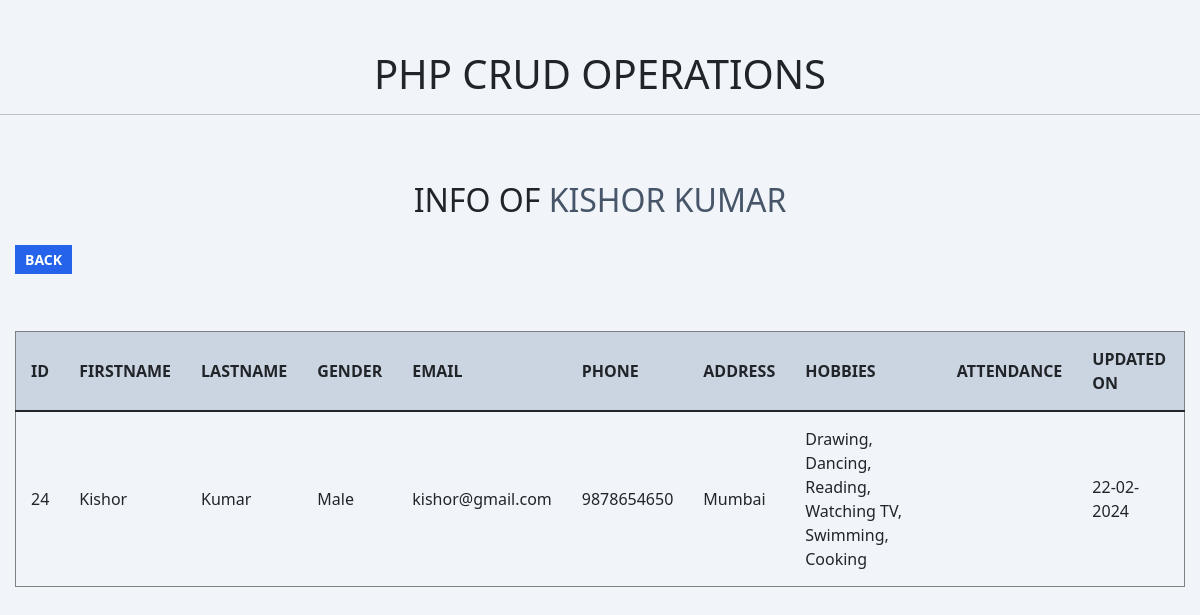
Screenshot of /read.php?id=24 with the database file from the repository.
### tables this page shows
CREATE TABLE `persons` (
  `id` int(5) NOT NULL,
  `fname` varchar(255) NOT NULL,
  `lname` varchar(255) NOT NULL,
  `gender` varchar(10) NOT NULL,
  `email` varchar(255) NOT NULL,
  `phone` varchar(20) NOT NULL,
  `address` varchar(1500) NOT NULL,
  `hobbies` varchar(1500) NOT NULL,
  `attendance` varchar(10) NOT NULL,
  `date` date NOT NULL DEFAULT current_timestamp()
);

### read.php (the view, shortened to what this page needs)
<?php include('./partials/header.php');
if(isset($_GET['id'])){
    $id = $_GET['id'];
}
$result = mysqli_query($conn,"SELECT * FROM persons WHERE id = '$id'");
$row = mysqli_fetch_assoc($result);
    ?>
<section class="read_single_record">
    <div class="container:fluid">
    <h2 class="text:center text:uppercase pt:50">Info of <?php echo "<span class='text:slate-600 text:uppercase'>". $row['fname'] ." ". $row['lname'] ."</span>" ?></h2>
    <div class="py:20">
        <a href="view.php" class="createBtn text-decoration:none weight:bold text:uppercase text:white bg:blue-600 py:5 px:10 size:14">Back</a>
    </div>
    <div class="table_wrapper display:flex justify-content:center py:40">
    <table class="ww:100" border="1" id="read_table">
        <thead>
            <tr class="bg:slate-300">
                <th class="p:15 text:uppercase">ID</th>
                <th class="p:15 text:uppercase">Firstname</th>
                <th class="p:15 text:uppercase">Lastname</th>
                <th class="p:15 text:uppercase">Gender</th>
                <th class="p:15 text:uppercase">Email</th>
                <th class="p:15 text:uppercase">Phone</th>
                <th class="p:15 text:uppercase">Address</th>
                <th class="p:15 text:uppercase">Hobbies</th>
                <th class="p:15 text:uppercase">Attendance</th>
                <th class="p:15 text:uppercase">Updated On</th>
            </tr>
        </thead>
        <tbody class="table-group-divider">
            <tr class="">
                <td class="p:15"><?php echo $row['id']; ?></td>
                <td class="p:15"><?php echo $row['fname']; ?></td>
                <td class="p:15"><?php echo $row['lname']; ?></td>
                <td class="p:15"><?php echo $row['gender']; ?></td>
                <td class="p:15"><?php echo $row['email']; ?></td>
                <td class="p:15"><?php echo $row['phone']; ?></td>
                <td class="p:15"><?php echo $row['address']; ?></td>
                <td class="p:15"><?php echo $row['hobbies']; ?></td>
                <td class="p:15"><?php echo $row['attendance']; ?></td>
                <td class="p:15">
                <?php
                $new_date = date('d-m-Y', strtotime($row['date']));
                echo $new_date;
                ?>
                </td>
            </tr>
        </tbody>
    </table>
    </div>
    </div>
</section>
<?php include('./partials/footer.php'); ?>

### rows the page displays
persons: fname "KISHOR", lname "KUMAR", id "24", fname "Kishor", lname "Kumar", gender "Male", email "kishor@gmail.com", phone "9878654650", address "Mumbai", hobbies "Drawing, Dancing, Reading, Watching TV, Swimming, Cooking", date "22-02-2024"
